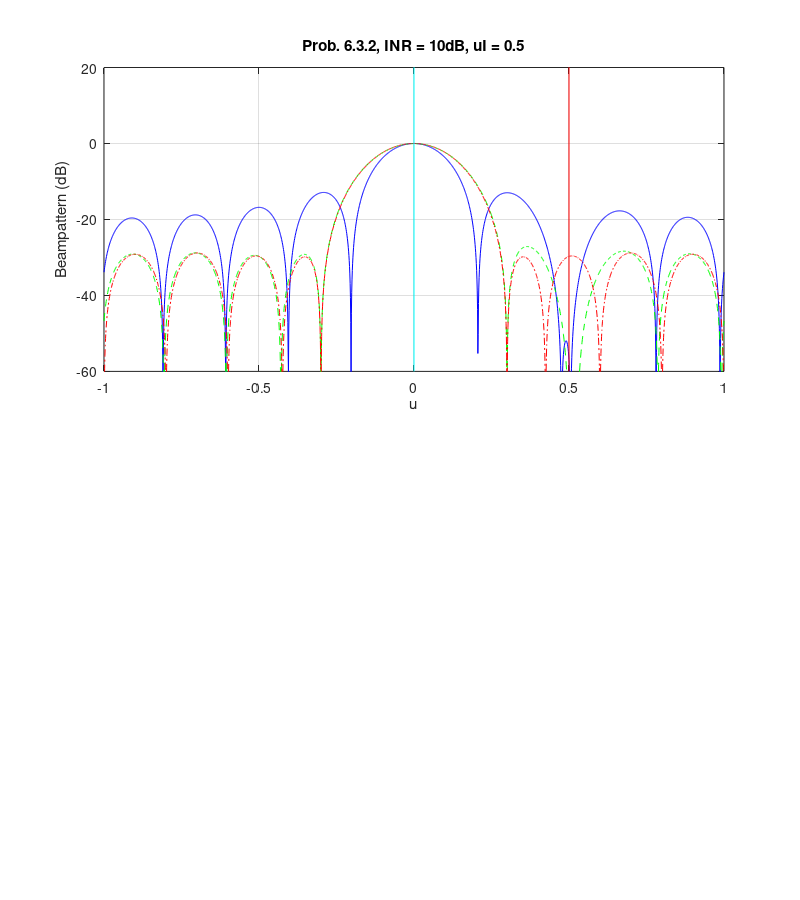

MATLAB code for this plot: (Note: this script raises an error after producing the figure.)
%%%%%%%%%%%%%%%%%%%%%%%%%%%%%%%%
% problem 6.3.2
% K. Bell 11/21/99
% updated by K. Bell 11/17/00
%%%%%%%%%%%%%%%%%%%%%%%%%%%%%%%%
clear all
close all

%************************
% Array
%************************
N = 10;                                 % Elements in array
d = 0.5;                                % sensor spacing half wavelength wrt wc
D = [-(N-1)/2:1:(N-1)/2].';
BWNN = 2/(N*d);
u=[-1:0.001:1];
uI = [[1:-0.01:0.05] 0.0433 [0.04:-0.01:0]];
nI = length(uI);
nu=length(u);
vv = exp(j*pi*D*u);
vI = exp(j*pi*D*uI);

sigma_i = 10.^([10 50]/10);

%************************
% Source
%************************
us = 0.0;
AS = exp(j*pi*D*us);

sigma_n = 1;
sigma_s = 1;
SINRin = sigma_s./(sigma_i+sigma_n);

SL = -30;
nbar = 3;
x0 = cosh(acosh(10^(-SL/20))/(N-1));
cc=cos((2*[1:1:floor((N-1)/2)]-1)*0.5*pi/(N-1)).';
udc = acos(cc/x0)/(pi*d);
uu = [1:1:(N/2)-1].'/(N*d);
u_nbar = udc(nbar);       % u_nbar Chebychev
sigma = nbar/(N*d*u_nbar);
udcmod = udc*sigma;           % modified Chebychev
uz = [udcmod(1:nbar-1);uu(nbar:(N/2)-1)];
ut = [uz;-uz;-1];
w = poly(exp(j*2*pi*d*ut)).';
wc=w/sum(w);

Rs = sigma_s*AS*AS';

T = zeros(2,nI);
Tc = zeros(2,nI);
Tcn = zeros(2,nI);
A = zeros(2,nI);
Ac = zeros(2,nI);
Acn = zeros(2,nI);
Bc = 10*log10(abs(wc'*vv).^2);

for n=1:nI
   for k=1:2
      Sn = sigma_i(k)*vI(:,n)*vI(:,n)'+sigma_n*eye(N);
      Sninv = inv(Sn);
      w = Sninv*AS/real(AS'*Sninv*AS);
      PIo = eye(N)-vI(:,n)*vI(:,n)'/N;
      wcn = PIo*wc;
      T(k,n) = real(w'*w);
      Tc(k,n) = real(wc'*wc);
      Tcn(k,n) = real(wcn'*wcn);
      A(k,n) = 10*log10(real((w'*Rs*w)/(w'*Sn*w))/SINRin(k));
      Ac(k,n) = 10*log10(real((wc'*Rs*wc)/(wc'*Sn*wc))/SINRin(k));
      Acn(k,n) = 10*log10(real((wcn'*Rs*wcn)/(wcn'*Sn*wcn))/SINRin(k));
      B(k,:) = 10*log10(abs(w'*vv).^2);
      Bcn(k,:) = 10*log10(abs(wcn'*vv).^2);
      
      
      if uI(n)==0.5 | uI(n)==0.3 | uI(n)==0.18 |uI(n)==0.09 | uI(n)==0.0433 |uI(n)==0.02
         if k==1
            figure
            set(gcf,'Paperposition',[0.25 1 8 9])
         end
         subplot(2,1,k)
         h1=plot(u,B(k,:),'-b');
         hold on
         h2=plot(u,Bcn(k,:),'--g');
         h3=plot(u,Bc,'-.r');
         plot(us*[1 1],[-60 30],'c')
         plot(uI(n)*[1 1],[-60 30],'r')
         xlabel('u')
         ylabel('Beampattern (dB)')
         grid on
         hold off
         axis([-1 1 -60 20])
         set(gca,'Ytick',[-60 -40 -20 0 20])
         
         if k==1
            title(['Prob. 6.3.2, INR = ' num2str(10*log10(sigma_i(k))) 'dB, uI = ' num2str(uI(n))])
         else
            title(['INR = ' num2str(10*log10(sigma_i(k))) 'dB, uI = ' num2str(uI(n))])
         end
         legend([h1 h2 h3],['MVDR, AG =' sprintf('%2.1f',A(k,n)) ' dB'],...
            ['Vill. w/null, AG =' sprintf('%2.1f',Acn(k,n)) ' dB'],...
            ['Vill., AG =' sprintf('%2.1f',Ac(k,n)) ' dB'],2)
         drawnow
      end
   end
end
figure
for k=1:2
   subplot(2,1,k)
   h1=plot(uI,A(k,:),'-b');
   hold on
   h2=plot(uI,Acn(k,:),'--g');
   h3=plot(uI,Ac(k,:),'-.r');
   if k==1
      title(['Prob. 6.3.2, INR = ' num2str(10*log10(sigma_i(k))) 'dB'])
      axis([0 1 0 30])
   else
      title(['INR = ' num2str(10*log10(sigma_i(k))) 'dB'])
      axis([0 1 0 70])
   end
   hold off
   grid on
   xlabel('uI')
   ylabel('Array gain (dB)')
   legend([h1 h2 h3],'MVDR','Vill. w/null','Vill.',4)
   set(gcf,'Paperposition',[0.25 1 8 9])
end


   
   
